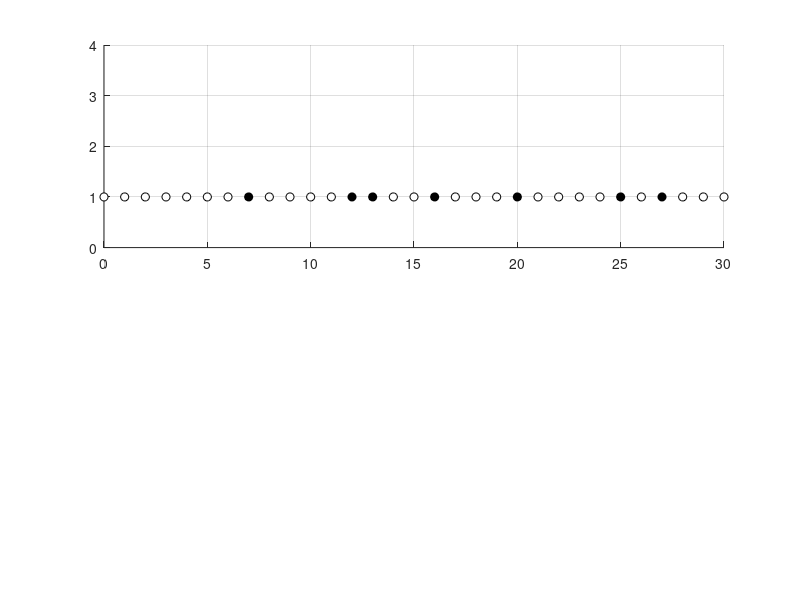

Source code (MATLAB): (Note: this script raises an error after producing the figure.)
% Victor Z
% UW-Madison, 2020
% example Poisson RV

clc; clear all; close all hidden;

rng(0);       % for reproducibility      

% generate random failure sequences

z = 30;       % days
lambda = 10;  % average occurrences per z
t = 0:1:z;    % time vector
n=length(t);  % number of times
N=3;          % number of samples

for k=1:N

m(k) = poissrnd(lambda); % number of occurrences

y = zeros(1,n);
y(1:m(k)) = 1;
y = y(randperm(n));

subplot(2,1,1)
for j=1:length(y)
if y(j)==1 %failure
    scatter(t(j),k,'blacko','MarkerFaceColor','black','MarkerEdgeColor','black') 
    hold on
else %normal
    scatter(t(j),k,'blacko','MarkerFaceColor','w','MarkerEdgeColor','black')
    hold on
end
end
grid on
axis([min(t) max(t) 0 4])
set(gca,'yticklabels',{'','Mar','Feb','Jan',''})
xlabel('$\textrm{Time [days]}$','interpreter','Latex','Fontsize',14)
box on
end

print -depsc poissprocess.eps

% compute pdf for poisson
lambdahat=mean(m);

p=poisspdf(0,lambdahat)

p=poisspdf(30,lambdahat)

p=poisspdf(11,lambdahat)